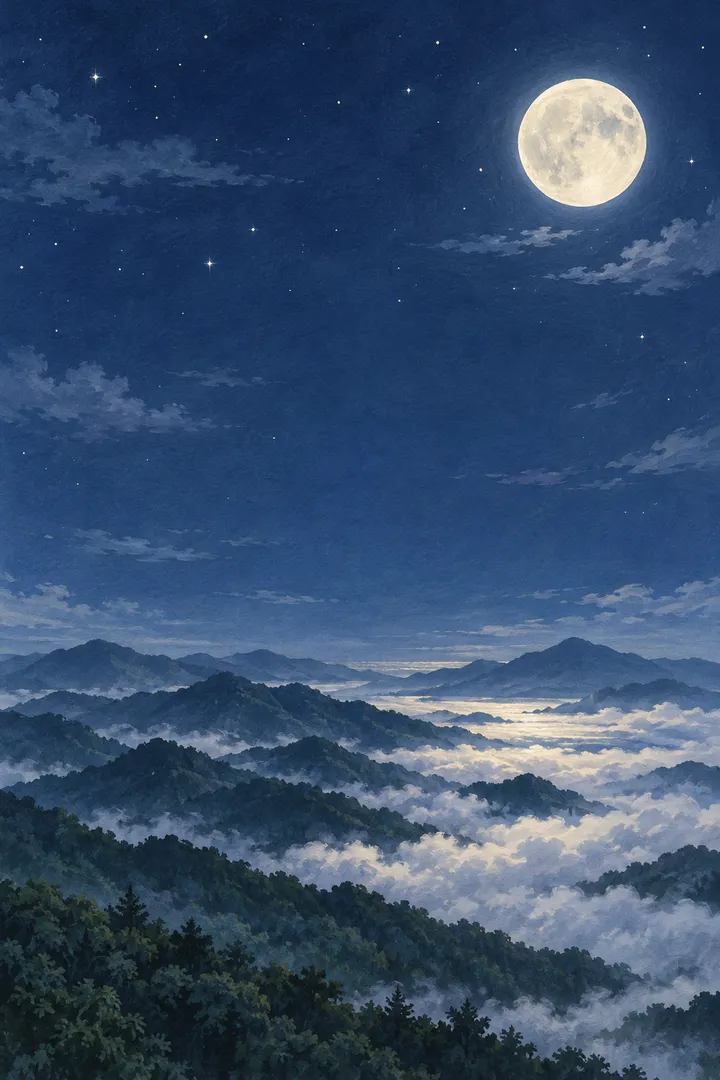
#> input picture art/sky.webp, 720 x 1080 px
$ python -i convert.py   (imports and definitions only)
#> lines starting #> are read from the running program, lines starting #| are printed output that depends on the picture
#> further down, picture is the input picture: PIL image 720x1080 RGB; mean R, G, B 54, 77.1, 107.5
# GPT 原圖（work/gen/*.png）→ 遊戲用 art/*.webp
# 房間縮成 900×600；怪物、圖示去洋紅底；4×4 圖示表切成每格 128 的圖集；粉筆標題黑底轉透明
# 用法：python3 tools/convert.py（缺的原圖會跳過）
import os, sys
from PIL import Image, ImageFilter, ImageChops

# [1 line not run here, left out]
G, A = 'work/gen', 'art'

def key_magenta(im):
    r, g, b = im.convert('RGB').split()
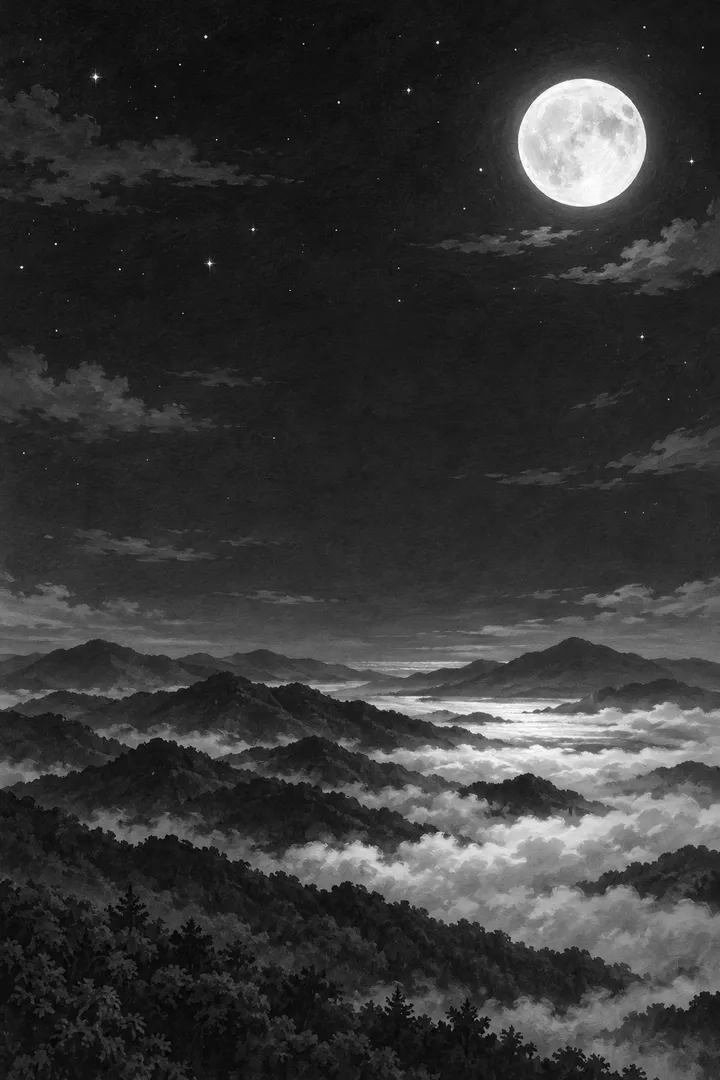
#> r: PIL image 720x1080 L; min 0, max 255, mean 54
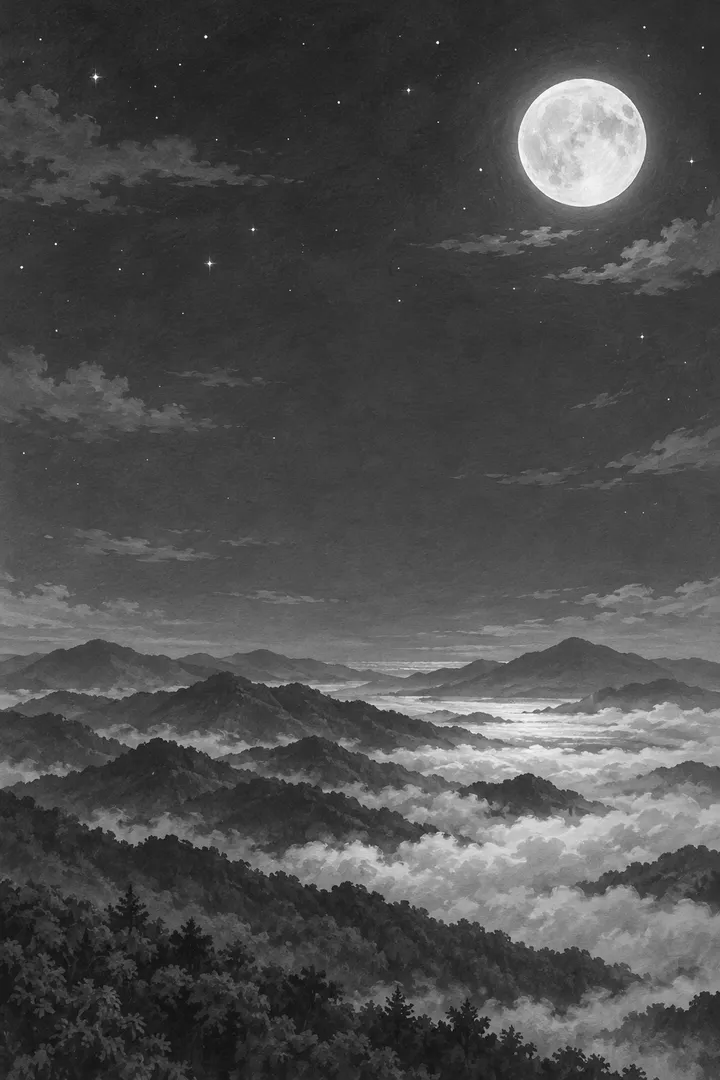
#> g: PIL image 720x1080 L; min 8, max 255, mean 77.1
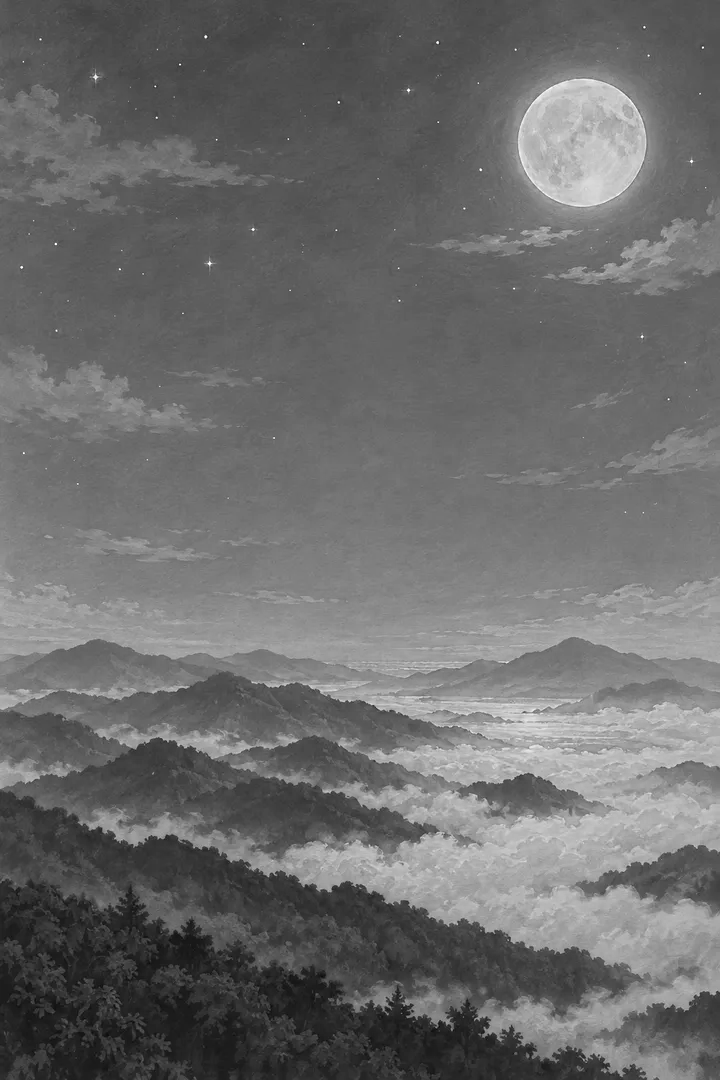
#> b: PIL image 720x1080 L; min 10, max 255, mean 107.5
    # 越接近洋紅越透明：洋紅是 r、b 高、g 低
    mag = ImageChops.subtract(ImageChops.darker(r, b), g)
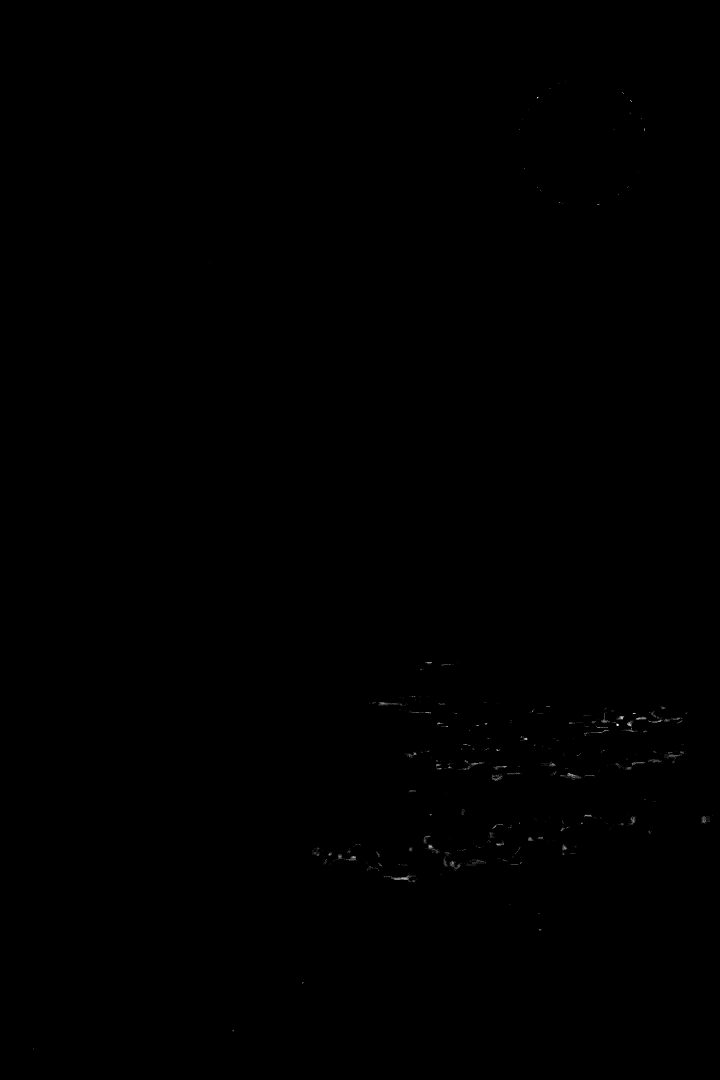
#> mag: PIL image 720x1080 L; min 0, max 12, mean 0.00775; drawn with min black and max white
    alpha = mag.point(lambda v: max(0, min(255, round((150 - v) / 70 * 255))))
#> alpha: PIL image 720x1080 L; every value is 255
    # 去掉邊緣的洋紅反光
    spill = mag.point(lambda v: max(0, round((v - 40) * 0.6)))
#> spill: PIL image 720x1080 L; every value is 0
    img = Image.merge('RGBA', (ImageChops.subtract(r, spill), g, ImageChops.subtract(b, spill), alpha))
    # alpha 收一點邊，避免一圈粉紅
    img.putalpha(alpha.filter(ImageFilter.MinFilter(3)))
    return img

def crop(img, pad=4):
    bb = img.getchannel('A').point(lambda v: 255 if v > 20 else 0).getbbox()
    if not bb: return img
    x0, y0, x1, y1 = bb
    return img.crop((max(0, x0 - pad), max(0, y0 - pad), min(img.width, x1 + pad), min(img.height, y1 + pad)))

def fit(img, size):
    s = min(size / img.width, size / img.height)
    return img.resize((max(1, round(img.width * s)), max(1, round(img.height * s))), Image.LANCZOS)

def have(n): return os.path.exists(f'{G}/{n}.png')

# [31 lines not run here, left out]

>>> from PIL import Image
>>> picture = Image.open('../art/sky.webp')
>>> result = key_magenta(picture)
